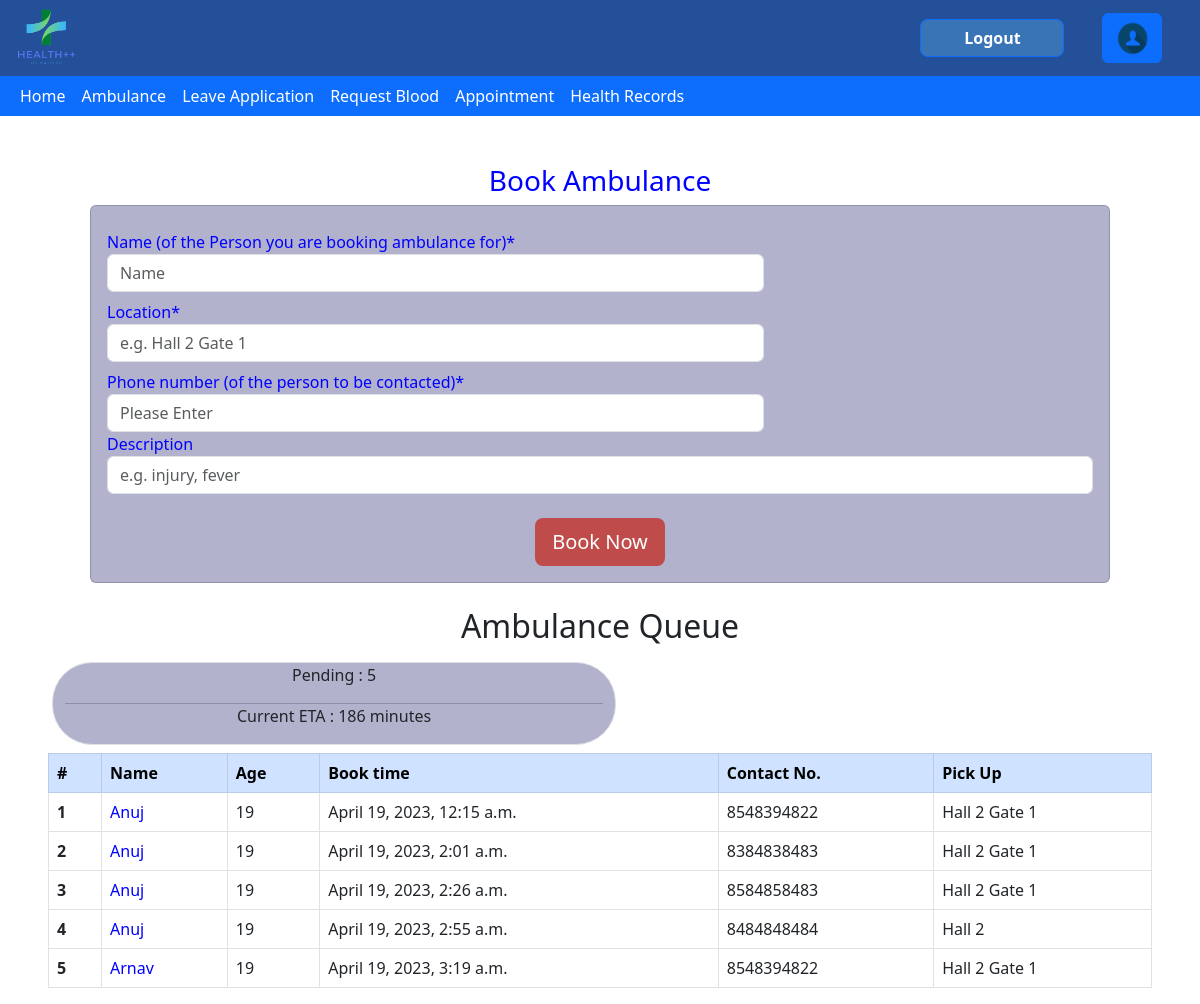
The app's page /ambulance/ (signed in), older data.
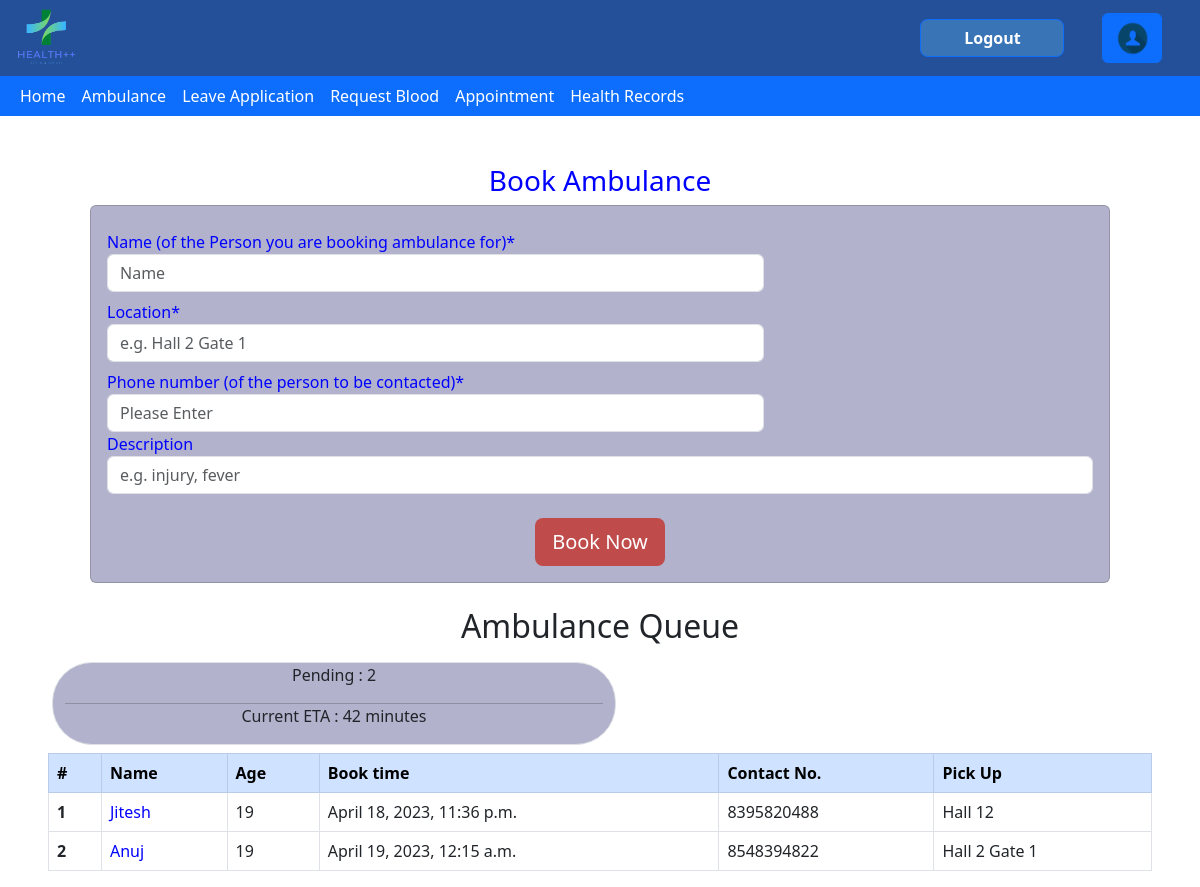
The same page, newer data.
### ambulance/models.py (models this page shows, shortened)
class ambulance(models.Model):
    name = models.CharField(max_length=60)
    location = models.CharField(max_length=69)
    phoneno = models.IntegerField()
    description = models.CharField(max_length=150)
    bookingtime = models.DateTimeField()
    ambulanceno = models.IntegerField()
    status = models.BooleanField()

### ambulance/views.py (the view)
# urls.py: path("",views.index,name="index"),
@login_required
def index(request):
    entries=ambulance.objects.filter(status=True).order_by('bookingtime')
    if(entries.first()==None):
        time = "NaN"
    else:
        time = int((entries.last().bookingtime-entries.first().bookingtime).seconds/60)+3
    return render(request,'ambulance/base.html',{"ambulance":entries,"entry_count":entries.count(),"time":time,"err":0})

### ambulance/templates/ambulance/base.html (shortened to what the changed rows need)
{% extends 'health/base.html' %}
{% load static%}
{%block content%}
<!DOCTYPE html>
<html>
    <head>
        <link href="https://cdn.jsdelivr.net/npm/bootstrap@5.3.0-alpha1/dist/css/bootstrap.min.css" rel="stylesheet">
    </head>
    <body>
        <div>
            <div class="mt-4 mx-5">
                <h2 style='text-align: center;'>Ambulance Queue</h2>
                <div class="row col">
                    <div class="col-6 border mx-3 my-2" style='text-align: center; background-color: #b2b2cc; border-radius: 40px;'>
                        <p>Pending : {{entry_count}}</p>
                        <hr style='margin: 0px;'></hr>
                        <p>Current ETA : {{time}} minutes</p>
                    </div>
                </div>
                <div class="table-responsive">
                    <table class="table table-bordered table-hover">
                        <thead class="table-primary">
                            <tr>
                                <th scope="col">#</th>
                                <th scope="col"> Name </th>
                                <th scope="col"> Age </th>
                                <th scope="col">Book time</th>
                                <th scope="col">Contact No.</th>
                                <th scope="col">Pick Up</th>
                            </tr>
                        </thead>
                        <tbody>
                            {% for patients in ambulance %}
                            <tr>
                                <th scope="row">{{forloop.counter}}</th>
                                <td style='color: blue;'>{{patients.name}}</td>
                                <td>19</td>
                                <td>{{patients.bookingtime}}</td>
                                <td>{{patients.phoneno}}</td>
                                <td>{{patients.location}}</td>
                            </tr>
                            {% endfor %}
                        </tbody>
                    </table>
                </div>
            </div>
        </div>
    </body>
</html>
{% endblock %}

Row changes from the older to the newer data that the page shows:
removed ambulance: name "Anuj", bookingtime "April 19, 2023, 2:01 a.m.", phoneno "8384838483", location "Hall 2 Gate 1"
removed ambulance: name "Anuj", bookingtime "April 19, 2023, 2:26 a.m.", phoneno "8584858483", location "Hall 2 Gate 1"
removed ambulance: name "Anuj", bookingtime "April 19, 2023, 2:55 a.m.", phoneno "8484848484", location "Hall 2"
removed ambulance: name "Arnav", bookingtime "April 19, 2023, 3:19 a.m.", phoneno "8548394822", location "Hall 2 Gate 1"
added ambulance: name "Jitesh", bookingtime "April 18, 2023, 11:36 p.m.", phoneno "8395820488", location "Hall 12"
Text that changed along with them:
{{ entry_count }}: "5" → "2"
{{ time }}: "186" → "42"
